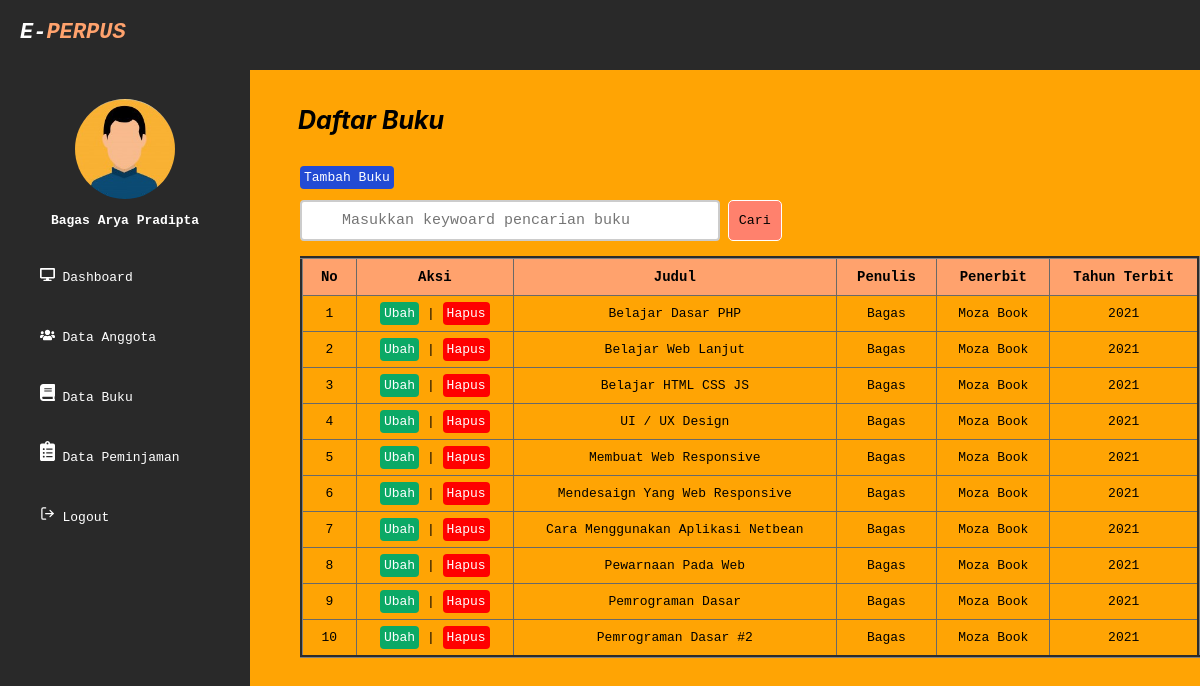
The app's page /databuku.php (signed in) with its own data.
### tables this page shows
CREATE TABLE `buku` (
  `id_buku` int(4) NOT NULL,
  `judul` varchar(50) NOT NULL,
  `penulis` varchar(50) NOT NULL,
  `penerbit` varchar(50) NOT NULL,
  `tahun_terbit` year(4) NOT NULL
);

### allfunctions.php (called while the page is built, shortened)
<?php
$conn = mysqli_connect("localhost","root","","webperpustakaan");
function query($query){
    global $conn;
    $result = mysqli_query($conn, $query);
    $rows = [];
    while ($row = mysqli_fetch_assoc($result)){
        $rows[] = $row;
    }
    return $rows;
}
?>

### databuku.php (the view, shortened to what this page needs)
<?php
require 'allfunctions.php';
$buku = query("SELECT * FROM buku");
?>
<!DOCTYPE html>
<html lang="en">
    <head>
        <link rel="stylesheet" type="text/css" href="data.css">
    </head>
    <body>
       <header>
           <div class="left_area">
               <h3> E-<span>PERPUS</span> </h3>
           </div>
        <div class="sidebar">
            <center>
                <img src="img/profile2.jpg" class="profile_image" alt="">
                <h4>Bagas Arya Pradipta</h4>
            </center>
            <a href="index.php"><img src="img/desktop.svg" width="7%"  style="filter:invert(1);" ><span> Dashboard </span></a>
            <a href="dataanggota.php"><img src="img/anggota.svg" width="7%" style="filter:invert(1);" ><span> Data Anggota </span></a>
            <a href="databuku.php"><img src="img/book.svg" width="7%"  style="filter:invert(1);" ><span> Data Buku</span></a>
            <a href="datapinjam.php"><img src="img/list.svg" width="7%"  style="filter:invert(1);" ><span> Data Peminjaman </span></a>
            <a href="logout.php"><img src="img/logout.svg" width="7%"  style="filter:invert(1);" ><span> Logout </span></a>
        </div>
        </header>
    <div class="content-data">
    <br><h1>Daftar Buku</h1></br>
        <a href="tambahbuku.php">Tambah Buku</a>
        <br></br>
    <form action="" method="post">
        <input type="text" name="keyword2" id="keyword2" size="40" placeholder="Masukkan keywoard pencarian buku" autofocus autocomplete="off">
        <button type="submit" name="cari2">Cari</button>
    </form>
        <table align="center" border="3" cellpadding="10" cellspacing="0" width="900px">
                <tr>
                    <th>No</th>
                    <th>Aksi</th>
                    <th>Judul</th>
                    <th>Penulis</th>
                    <th>Penerbit</th>
                    <th>Tahun Terbit</th>
                </tr>
    <?php $i = 1; ?>
    <?php foreach ($buku as $row) : ?>
                <tr>
                    <td><?= $i; ?></td>
                    <td>
                    <div class="btn-ubah">
                        <a href="ubahbuku.php?id_buku=<?= $row["id_buku"]; ?>">Ubah</a> |
                        <a id="btnhapus" href="hapusbuku.php?id_buku=<?= $row["id_buku"]; ?>" onclick = "return confirm('yakin ingin menghapus?')">Hapus</a>
                    </div>
                    </td>
                    <td><?= $row["judul"]; ?></td>
                    <td><?= $row["penulis"]; ?></td>
                    <td><?= $row["penerbit"]; ?></td>
                    <td><?= $row["tahun_terbit"]; ?></td>
                </tr>
    <?php $i++; ?>
    <?php endforeach; ?>
        </table>
    </div>
    </body>
</html>

### data.css (style rules this page uses)
* { margin: 0; padding: 0; font-family: monospace; }
body { background-color: #ffa404; background-size: cover; background-repeat: no-repeat; }
header { position: fixed; background: #292929; margin-top: -50px; padding: 20px; width: 100%; height: 30px; }
.left_area h3 { color: #fff; margin: 0; text-transform: uppercase; font-size: 22px; font-weight: 900; font-style: italic; }
.left_area span { color:#FFA26D; font-style: italic; }
.sidebar { background: #292929; margin-top: 24px; padding-top: 30px; position: fixed; left: 0; width: 250px; height: 100%; }
.sidebar .profile_image { width: 100px; height: 100px; border-radius: 100px; margin-bottom: 10px; }
.sidebar h4 { color: #fff; margin-top: 0; margin-bottom: 20px; }
.sidebar a { display: block; width: 100%; line-height: 60px; text-decoration: none; padding-left: 40px; box-sizing: border-box; color: #fff; transition: 0.5s; transition-property: background; }
h1 { margin-left: -2px; margin-top: 40px; margin-bottom: 20px; font-style: italic; display: block; font-family: -apple-system, BlinkMacSystemFont, 'Segoe UI', Roboto, Oxygen, Ubuntu, Cantarell, 'Open Sans', 'Helvetica Neue', sans-serif; font-size: 25px; }
.content-data { width: 50%; margin: auto; margin-top: 50px; }
input { font-size: 15px; width: 70%; padding: 10px 5px; box-sizing: border-box; border: 2px solid #ccc; background-size: 15px; background-position: 5px 5px; background-repeat: no-repeat; padding-left: 40px; padding-top: 10px; border-radius: 4px; }
button { padding: 12px 10px; background:#FF816D; border-radius: 5px; border: 1px solid #fff; }
table { margin: auto; border-collapse: collapse; font: normal normal 12px; }
table th { background: #FFA26D; color: #000; font-weight: bold; font-size: 14px; }
table th, table td { vertical-align: top; padding: 10px 15px; border: 1px solid #696969; text-align: center; }
.content-data a { background-color: #224bd4; color: #fff; text-decoration: none; border-radius: 4px; padding: 4px; }
.btn-ubah a { background-color: #0ba966; }
#btnhapus { background-color: red; }

### records on screen
buku: judul "Belajar Dasar PHP", penulis "Bagas", penerbit "Moza Book", tahun_terbit "2021"
buku: judul "Belajar Web Lanjut", penulis "Bagas", penerbit "Moza Book", tahun_terbit "2021"
buku: judul "Belajar HTML CSS JS", penulis "Bagas", penerbit "Moza Book", tahun_terbit "2021"
buku: judul "UI / UX Design", penulis "Bagas", penerbit "Moza Book", tahun_terbit "2021"
buku: judul "Membuat Web Responsive", penulis "Bagas", penerbit "Moza Book", tahun_terbit "2021"
buku: judul "Mendesaign Yang Web Responsive", penulis "Bagas", penerbit "Moza Book", tahun_terbit "2021"
buku: judul "Cara Menggunakan Aplikasi Netbean", penulis "Bagas", penerbit "Moza Book", tahun_terbit "2021"
buku: judul "Pewarnaan Pada Web", penulis "Bagas", penerbit "Moza Book", tahun_terbit "2021"
buku: judul "Pemrograman Dasar", penulis "Bagas", penerbit "Moza Book", tahun_terbit "2021"
buku: judul "Pemrograman Dasar #2", penulis "Bagas", penerbit "Moza Book", tahun_terbit "2021"
